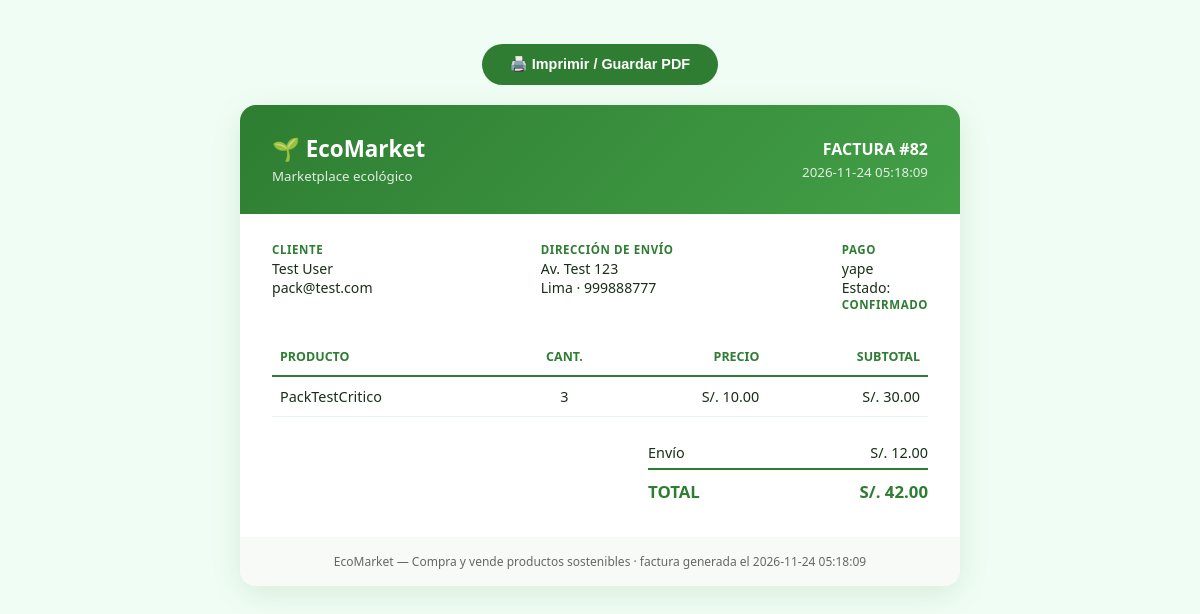
Page /factura/82 (signed in) on the committed database.
### tables this page shows
CREATE TABLE pedidos (
            id INTEGER PRIMARY KEY AUTOINCREMENT,
            usuario_id INTEGER,
            nombre TEXT NOT NULL,
            email TEXT NOT NULL,
            direccion TEXT NOT NULL,
            total REAL NOT NULL,
            estado TEXT DEFAULT 'confirmado',
            metodo_pago TEXT DEFAULT '',
            created_at TIMESTAMP DEFAULT CURRENT_TIMESTAMP, lat REAL, lon REAL, ciudad TEXT DEFAULT "", telefono TEXT DEFAULT "", envio REAL DEFAULT 0, descuento REAL DEFAULT 0, regalo_mensaje TEXT DEFAULT "", token_rastreo TEXT DEFAULT "",
            FOREIGN KEY (usuario_id) REFERENCES usuarios(id) ON DELETE SET NULL
        );

CREATE TABLE pedido_items (
            id INTEGER PRIMARY KEY AUTOINCREMENT,
            pedido_id INTEGER NOT NULL,
            producto_id INTEGER,
            nombre TEXT NOT NULL,
            precio REAL NOT NULL,
            cantidad INTEGER DEFAULT 1,
            FOREIGN KEY (pedido_id) REFERENCES pedidos(id) ON DELETE CASCADE
        );

### app.py (the view)
@app.route('/factura/<int:pedido_id>')
@login_required
def factura_pedido(pedido_id):
    conn = get_db()
    p = conn.execute('SELECT * FROM pedidos WHERE id=? AND usuario_id=?',
                     (pedido_id, session['usuario_id'])).fetchone()
    if not p:
        conn.close()
        flash('Pedido no encontrado.', 'danger')
        return redirect(url_for('perfil'))
    items = conn.execute('SELECT nombre, cantidad, precio FROM pedido_items WHERE pedido_id=?',
                         (pedido_id,)).fetchall()
    u = conn.execute('SELECT nombre FROM usuarios WHERE id=?', (session['usuario_id'],)).fetchone()
    conn.close()
    return render_template('factura.html', pedido=dict(p), items=[dict(i) for i in items],
                           usuario=dict(u) if u else {})

### app.py (called while the page is built)
@app.context_processor
def inject_globals():
    no_leidas = 0
    if session.get('usuario_id'):
        try:
            conn = get_db()
            no_leidas = conn.execute(
                'SELECT COUNT(*) FROM notificaciones WHERE usuario_id = ? AND leida = 0',
                (session['usuario_id'],)
            ).fetchone()[0]
            conn.close()
        except Exception:
            pass
    return {
        'google_client_id': os.environ.get('GOOGLE_CLIENT_ID', ''),
        'SITIO_NOMBRE': 'EcoMarket',
        'ANIO_ACTUAL': datetime.now().year,
        'notificaciones_no_leidas': no_leidas,
    }

@app.after_request
def set_security_headers(resp):
    resp.headers['X-Content-Type-Options'] = 'nosniff'
    resp.headers['X-Frame-Options'] = 'SAMEORIGIN'
    resp.headers['Referrer-Policy'] = 'strict-origin-when-cross-origin'
    return resp

@app.context_processor
def inject_csrf_token():
    def csrf_token():
        if '_csrf_token' not in session:
            session['_csrf_token'] = secrets.token_hex(32)
        return session['_csrf_token']
    return {'csrf_token': csrf_token}

@app.before_request
def csrf_protect():
    if request.method == 'POST' and request.form:
        token = session.get('_csrf_token', '')
        sent = request.form.get('csrf_token', '')
        if not token or not sent or not hmac.compare_digest(token, sent):
            flash('Error de seguridad (CSRF). Vuelve a intentarlo.', 'danger')
            return redirect(request.referrer or url_for('index'))

@app.before_request
def modo_mantenimiento():
    if request.endpoint in (None, 'static'):
        return None
    path = request.path
    if path.startswith(('/static/', '/api/health')) or path in ('/login', '/logout', '/admin', '/mantenimiento'):
        return None
    try:
        conn = get_db()
        row = conn.execute("SELECT valor FROM ajustes WHERE clave='mantenimiento'").fetchone()
        conn.close()
        if row and row['valor'] == '1' and session.get('rol') != 'admin':
            if request.method == 'GET':
                return render_template('mantenimiento.html'), 503
            return jsonify({'error': 'Modo mantenimiento'}), 503
    except sqlite3.Error:
        pass
    return None

def get_db():
    conn = sqlite3.connect(DB_PATH)
    conn.row_factory = sqlite3.Row
    conn.execute("PRAGMA foreign_keys = ON")
    conn.execute("PRAGMA journal_mode=WAL")
    conn.execute("PRAGMA cache_size=-8000")
    return conn

### templates/factura.html (shortened to what this page needs)
<!DOCTYPE html>
<html lang="es">
<head>
</head>
<body>
<div class="acciones">
  <button class="btn" onclick="window.print()">🖨️ Imprimir / Guardar PDF</button>
</div>
<div class="factura">
  <div class="header">
    <div>
      <h1>🌱 EcoMarket</h1>
      <small>Marketplace ecológico</small>
    </div>
    <div style="text-align:right">
      <strong>FACTURA #{{ pedido.id }}</strong><br>
      <small>{{ pedido.created_at }}</small>
    </div>
  </div>
  <div class="body">
    <div class="meta">
      <div><strong>Cliente</strong>{{ pedido.nombre or usuario.nombre or '—' }}<br>{{ pedido.email or '' }}</div>
      <div><strong>Dirección de envío</strong>{{ pedido.direccion or '—' }}<br>{{ pedido.ciudad or '' }}{% if pedido.telefono %} · {{ pedido.telefono }}{% endif %}</div>
      <div><strong>Pago</strong>{{ pedido.metodo_pago or '—' }}<br>Estado: <strong>{{ pedido.estado or 'confirmado' }}</strong></div>
    </div>
    <table>
      <thead><tr><th>Producto</th><th style="text-align:center">Cant.</th><th style="text-align:right">Precio</th><th style="text-align:right">Subtotal</th></tr></thead>
      <tbody>
      {% for i in items %}
        <tr><td>{{ i.nombre }}</td><td style="text-align:center">{{ i.cantidad }}</td><td style="text-align:right">S/. {{ '%.2f'|format(i.precio) }}</td><td style="text-align:right">S/. {{ '%.2f'|format(i.precio * i.cantidad) }}</td></tr>
      {% endfor %}
      </tbody>
    </table>
    <div class="totales">
      {% if pedido.envio %}<div><span>Envío</span><span>S/. {{ '%.2f'|format(pedido.envio) }}</span></div>{% endif %}
      <div class="final"><span>TOTAL</span><span>S/. {{ '%.2f'|format(pedido.total) }}</span></div>
    </div>
  </div>
  <div class="footer">EcoMarket — Compra y vende productos sostenibles · factura generada el {{ pedido.created_at }}</div>
</div>
</body>
</html>

### templates/factura.html (style rules this page uses)
* { margin:0; padding:0; box-sizing:border-box; }
body { font-family:'Poppins',system-ui,sans-serif; background:#f0fdf4; color:#1a2e1a; padding:24px; }
.factura { max-width:720px; margin:0 auto; background:#fff; border-radius:16px; box-shadow:0 8px 30px rgba(46,125,50,.12); overflow:hidden; }
.header { background:linear-gradient(135deg,#2e7d32,#43a047); color:#fff; padding:28px 32px; display:flex; justify-content:space-between; align-items:center; }
.header h1 { font-size:1.4rem; }
.header small { opacity:.85 }
.body { padding:28px 32px; }
.meta { display:flex; justify-content:space-between; flex-wrap:wrap; gap:16px; margin-bottom:24px; font-size:.88rem; }
.meta div strong { display:block; color:#2e7d32; font-size:.72rem; text-transform:uppercase; letter-spacing:.05em; margin-bottom:2px; }
table { width:100%; border-collapse:collapse; font-size:.9rem; }
th { text-align:left; padding:10px 8px; border-bottom:2px solid #2e7d32; color:#2e7d32; font-size:.78rem; text-transform:uppercase; }
td { padding:10px 8px; border-bottom:1px solid #e8f5e9; }
.totales { margin-top:20px; margin-left:auto; width:280px; font-size:.9rem; }
.totales div { display:flex; justify-content:space-between; padding:6px 0; }
.totales .final { border-top:2px solid #2e7d32; font-weight:800; font-size:1.05rem; color:#2e7d32; padding-top:10px; }
.footer { padding:16px 32px; background:#f8faf8; font-size:.75rem; color:#666; text-align:center; }
.acciones { text-align:center; margin:20px 0; }
.btn { background:#2e7d32; color:#fff; border:none; padding:12px 28px; border-radius:999px; font-size:.9rem; font-weight:600; cursor:pointer; text-decoration:none; display:inline-block; }

### rows in the picture
pedidos: id "82", created_at "2026-11-24 05:18:09", nombre "Test User", email "pack@test.com", direccion "Av. Test 123", ciudad "Lima", telefono "999888777", metodo_pago "yape", estado "CONFIRMADO", envio "12.00", total "42.00"
pedido_items: nombre "PackTestCritico", cantidad "3", precio "10.00", i.precio*i.cantidad "30.00"
